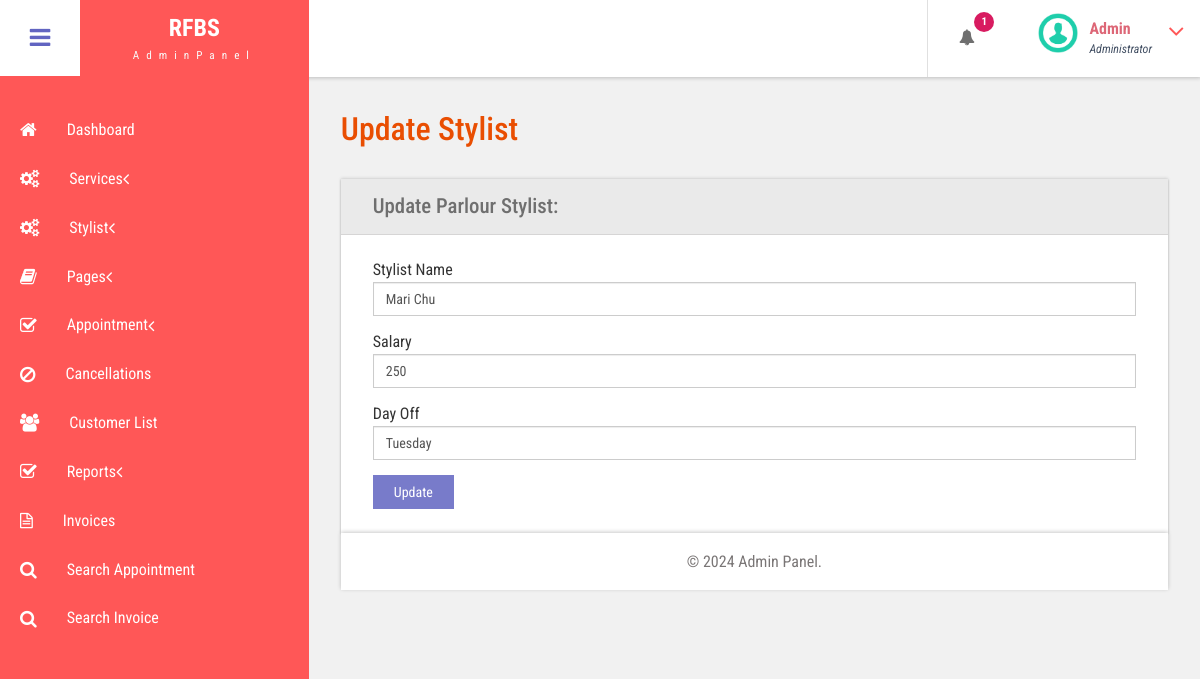
The app's page /bpms/admin/edit-stylist.php?editid=1 (signed in) with its own data.
### tables this page shows
CREATE TABLE `tblstylist` (
  `ID` int(11) NOT NULL,
  `StylistName` varchar(100) NOT NULL,
  `CreationDate` timestamp NOT NULL DEFAULT current_timestamp(),
  `Age` int(15) NOT NULL,
  `Salary` int(30) NOT NULL,
  `Day Off` varchar(250) NOT NULL,
  `Year of Experience` varchar(30) NOT NULL
);

### bpms/admin/edit-stylist.php (the view, shortened to what this page needs)
<?php
include('includes/dbconnection.php');
if (strlen($_SESSION['bpmsaid']==0)) {
  header('location:logout.php');
  } else{
  ?>
<!DOCTYPE HTML>
<html>
<head>
<link href="css/bootstrap.css" rel='stylesheet' type='text/css' />
<link href="css/style.css" rel='stylesheet' type='text/css' />
<link href="css/font-awesome.css" rel="stylesheet">
<link href="css/animate.css" rel="stylesheet" type="text/css" media="all">
<link href="css/custom.css" rel="stylesheet">
</head>
<body class="cbp-spmenu-push">
	<div class="main-content">
		 <?php include_once('includes/sidebar.php');?>
	 <?php include_once('includes/header.php');?>
		<div id="page-wrapper">
			<div class="main-page">
				<div class="forms">
					<h3 class="title1">Update Stylist</h3>
					<div class="form-grids row widget-shadow" data-example-id="basic-forms">
						<div class="form-title">
							<h4>Update Parlour Stylist:</h4>
						</div>
						<div class="form-body">
							<form method="post">
  <?php
 $cid=$_GET['editid'];
$ret=mysqli_query($con,"select * from  tblstylist where ID='$cid'");
while ($row=mysqli_fetch_array($ret)) {
?>
<div class="form-group">
                                    <label for="sername">Stylist Name</label>
                                    <input type="text" class="form-control" id="sername" name="sername"
                                        placeholder="Stylist Name" value="<?php echo $row['StylistName']; ?>" required>
                                </div>
                                <div class="form-group">
                                    <label for="cost">Salary</label>
                                    <input type="text" id="cost" name="cost" class="form-control"
                                        placeholder="Salary" value="<?php echo $row['Salary']; ?>" required>
                                </div>
                                <div class="form-group">
                                    <label for="off">Day Off</label>
                                    <input type="text" id="off" name="off" class="form-control"
                                        placeholder="Day Off (e.g., Monday)" value="<?php echo $row['Day Off']; ?>" required>
                                </div>
							 <?php } ?>
							  <button type="submit" name="submit" class="btn btn-default">Update</button> </form>
						</div>
					</div>
			</div>
		</div>
		 <?php include_once('includes/footer.php');?>
	</div>
</body>
</html>
<?php } ?>

### bpms/admin/includes/header.php (shortened to what this page needs)
<div class="sticky-header header-section ">
      <div class="header-left" >
        <button id="showLeftPush" ><i class="fa fa-bars"></i></button>
        <div class="logo" style="background-color: #ff5757;">
          <a href="index.html">
            <h1>RFBS</h1>
            <span>AdminPanel</span>
          </a>
        </div>
      </div>
      <div class="header-right">
        <div class="profile_details_left">
          <ul class="nofitications-dropdown">
            <?php
$ret1=mysqli_query($con,"select ID,Name from  tblappointment where Status=''");
$num=mysqli_num_rows($ret1);
?>
            <li class="dropdown head-dpdn">
              <a href="#" class="dropdown-toggle" data-toggle="dropdown" aria-expanded="false"><i class="fa fa-bell"></i><span class="badge blue"><?php echo $num;?></span></a>
            </li>
          </ul>
          <div class="clearfix"> </div>
        </div>
        <div class="profile_details">
        <?php
$adid=$_SESSION['bpmsaid'];
$ret=mysqli_query($con,"select AdminName from tbladmin where ID='$adid'");
$row=mysqli_fetch_array($ret);
$name=$row['AdminName'];
?>
          <ul>
            <li class="dropdown profile_details_drop">
              <a href="#" class="dropdown-toggle" data-toggle="dropdown" aria-expanded="false">
                <div class="profile_img">
                  <span class="prfil-img"><img src="images/download (1).png" alt="" width="40" height="40"> </span>
                  <div class="user-name">
                    <p><?php echo $name; ?></p>
                    <span>Administrator</span>
                  </div>
                  <i class="fa fa-angle-down lnr"></i>
                  <div class="clearfix"></div>
                </div>
              </a>
            </li>
          </ul>
        </div>
      </div>
      <div class="clearfix"> </div>
    </div>

### bpms/admin/css/style.css (style rules this page uses)
h4, h5, h6, h1, h2, h3 { margin: 0; }
ul, ol { margin: 0; }
p { margin: 0; }
html, body { font-family: 'Roboto Condensed', sans-serif; font-size: 100%; overflow-x: hidden; background: #fff; }
body a { transition: 0.5s all ease; -webkit-transition: 0.5s all ease; -moz-transition: 0.5s all ease; -o-transition: 0.5s all ease; -ms-transition: 0.5s all ease; text-decoration:none; }
h1,h2,h3,h4,h5,h6 { margin:0; }
p { margin:0; }
ul,label { margin:0; padding:0; }
.main-content { position: relative; }
.sticky-header { position: fixed; top: 0; left:0px; width: 100%; z-index: 100; }
.header-section { background:#FFF; box-shadow: 1px 1px 4px rgba(0, 0, 0, 0.21); -webkit-box-shadow: 1px 1px 4px rgba(0, 0, 0, 0.21); -moz-box-shadow: 1px 1px 4px rgba(0, 0, 0, 0.21); -o-box-shadow: 1px 1px 4px rgba(0, 0, 0, 0.21); }
.header-section::after { clear: both; display: block; content: ''; }
.header-left { float: left; width: 45%; }
.header-right { float: right; }
button#showLeftPush { font-size: 1.5em; width: 80px; padding: 0.87em 0; text-align: center; cursor: pointer; float: left; color: #6F6F6F; -moz-transition: all 0.2s ease-out 0s; -webkit-transition: all 0.2s ease-out 0s; transition: all 0.2s ease-out 0s; border: none; background-color: #fff; outline:none; }
.cbp-spmenu-push { overflow-x: hidden; position: relative; }
.cbp-spmenu, .cbp-spmenu-push { -webkit-transition: all 0.3s ease; -moz-transition: all 0.3s ease; transition: all 0.3s ease; }
.cbp-spmenu-push div#page-wrapper { margin: 0 0 0 19.3em; transition:.5s all; -webkit-transition:.5s all; -moz-transition:.5s all; }
.fa { display: inline-block; font-family: FontAwesome; font-style: normal; font-weight: normal; line-height: 1; -webkit-font-smoothing: antialiased; -moz-osx-font-smoothing: grayscale; }
.logo { background: #6164C1; text-align: center; float: left; }
.logo a { padding: 0.9em 3.3em .7em; display: block; text-decoration: none; }
.logo a h1 { color: #fff; font-size: 1.5em; line-height: 1.2em; font-weight: 700; }
.logo a span { color: #F8F8F8; font-size: .7em; text-align: center; letter-spacing: 7px; }
.profile_details_left { float: left; }
li.dropdown.head-dpdn { display: inline-block; padding: 1.7em 0; border-left: 1px solid #E0E0E0; float: left; }
li.dropdown.head-dpdn a.dropdown-toggle { padding: 1.7em 2em; }
i.fa.fa-bell { color:#6F6F6F; }
.header-right span.badge { font-size: 11px; font-weight: bold; color: #FFF; background: #8BC34A; line-height: 15px; width: 20px; height: 20px; border-radius: 2em; -webkit-border-radius: 2em; -moz-border-radius: 2em; -o-border-radius: 2em; text-align: center; display: inline-block; position: absolute; top: 16%; padding: 2px 0 0; }
.header-right span.blue { background-color:#D81B60; }
.profile_details { float: right; }
.profile_details_drop a.dropdown-toggle { display:block; padding: 0.8em 3em 0 2em; }
.profile_img span.prfil-img { float:left; }
.user-name { float:left; margin-top:8px; margin-left:11px; height:35px; }
.profile_details ul li { list-style-type:none; position:relative; }
.profile_details li a i.fa.lnr { position: absolute; top: 34%; right: 8%; color: #ff5757; font-size: 1.6em; }
.user-name p { font-size:1em; color:#DD6777; line-height:1em; font-weight:700; }
.user-name span { font-size: .75em; font-style: italic; color: #424f63; font-weight: normal; margin-top: .3em; }
.charts,.row { margin: 2em 0 0; }
.widget-shadow { background-color: #fff; box-shadow: 0 -1px 3px rgba(0,0,0,.12),0 1px 2px rgba(0,0,0,.24); -webkit-box-shadow: 0 -1px 3px rgba(0,0,0,.12),0 1px 2px rgba(0,0,0,.24); -moz-box-shadow: 0 -1px 3px rgba(0,0,0,.12),0 1px 2px rgba(0,0,0,.24); }
h3.title1 { font-size: 2em; color: #e94e02; margin-bottom: 0.8em; }
.forms h3.title1 { margin-bottom:0; }
.forms h4 { font-size: 1.3em; color: #6F6F6F; }
.form-title { padding: 1em 2em; background-color: #EAEAEA; border-bottom: 1px solid #D6D5D5; }
.form-body { padding: 1.5em 2em; }
.forms label { font-weight: 400; }
.form-control { border-radius: inherit; }
.forms button.btn.btn-default { background-color: rgba(97, 100, 193, 0.85); color: #fff; padding: .5em 1.5em; border: none; outline:none; border-radius: inherit; }

### bpms/admin/css/custom.css (style rules this page uses)
#page-wrapper { padding:7em 2em 2.5em; background-color: #F1F1F1; }

### records on screen
tblstylist: sername "Mari Chu", cost "250", off "Tuesday"

### other values on screen
$num "1"
$name "Admin"
